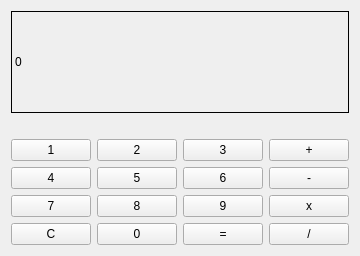
<?xml version="1.0" encoding="UTF-8"?>
<ui version="4.0">
 <class>Simple_calculator</class>
 <widget class="QWidget" name="Simple_calculator">
  <property name="geometry">
   <rect>
    <x>0</x>
    <y>0</y>
    <width>338</width>
    <height>256</height>
   </rect>
  </property>
  <property name="windowTitle">
   <string>Calculator</string>
  </property>
  <layout class="QGridLayout" name="gridLayout_3">
   <item row="0" column="0">
    <layout class="QVBoxLayout" name="verticalLayout">
     <item>
      <widget class="QLabel" name="label">
       <property name="frameShape">
        <enum>QFrame::Box</enum>
       </property>
       <property name="frameShadow">
        <enum>QFrame::Plain</enum>
       </property>
       <property name="text">
        <string>0</string>
       </property>
      </widget>
     </item>
     <item>
      <spacer name="horizontalSpacer">
       <property name="orientation">
        <enum>Qt::Horizontal</enum>
       </property>
       <property name="sizeHint" stdset="0">
        <size>
         <width>317</width>
         <height>20</height>
        </size>
       </property>
      </spacer>
     </item>
    </layout>
   </item>
   <item row="1" column="0">
    <layout class="QGridLayout" name="gridLayout_2">
     <item row="3" column="1">
      <widget class="QPushButton" name="pushButton_11">
       <property name="text">
        <string>0</string>
       </property>
      </widget>
     </item>
     <item row="2" column="1">
      <widget class="QPushButton" name="pushButton_5">
       <property name="text">
        <string>8</string>
       </property>
      </widget>
     </item>
     <item row="0" column="2">
      <widget class="QPushButton" name="pushButton_3">
       <property name="text">
        <string>3</string>
       </property>
      </widget>
     </item>
     <item row="1" column="1">
      <widget class="QPushButton" name="pushButton_7">
       <property name="text">
        <string>5</string>
       </property>
      </widget>
     </item>
     <item row="1" column="2">
      <widget class="QPushButton" name="pushButton_6">
       <property name="text">
        <string>6</string>
       </property>
      </widget>
     </item>
     <item row="2" column="0">
      <widget class="QPushButton" name="pushButton_8">
       <property name="text">
        <string>7</string>
       </property>
      </widget>
     </item>
     <item row="3" column="3">
      <widget class="QPushButton" name="pushButton_16">
       <property name="text">
        <string>/</string>
       </property>
      </widget>
     </item>
     <item row="0" column="3">
      <widget class="QPushButton" name="pushButton_13">
       <property name="text">
        <string>+</string>
       </property>
      </widget>
     </item>
     <item row="1" column="3">
      <widget class="QPushButton" name="pushButton_14">
       <property name="text">
        <string>-</string>
       </property>
      </widget>
     </item>
     <item row="3" column="0">
      <widget class="QPushButton" name="pushButton_12">
       <property name="text">
        <string>C</string>
       </property>
      </widget>
     </item>
     <item row="0" column="1">
      <widget class="QPushButton" name="pushButton_10">
       <property name="text">
        <string>2</string>
       </property>
      </widget>
     </item>
     <item row="1" column="0">
      <widget class="QPushButton" name="pushButton_2">
       <property name="text">
        <string>4</string>
       </property>
      </widget>
     </item>
     <item row="2" column="2">
      <widget class="QPushButton" name="pushButton_9">
       <property name="text">
        <string>9</string>
       </property>
      </widget>
     </item>
     <item row="3" column="2">
      <widget class="QPushButton" name="pushButton">
       <property name="text">
        <string>=</string>
       </property>
      </widget>
     </item>
     <item row="2" column="3">
      <widget class="QPushButton" name="pushButton_15">
       <property name="text">
        <string>x</string>
       </property>
      </widget>
     </item>
     <item row="0" column="0">
      <widget class="QPushButton" name="pushButton_4">
       <property name="text">
        <string>1</string>
       </property>
      </widget>
     </item>
    </layout>
   </item>
  </layout>
 </widget>
 <resources/>
 <connections/>
</ui>
